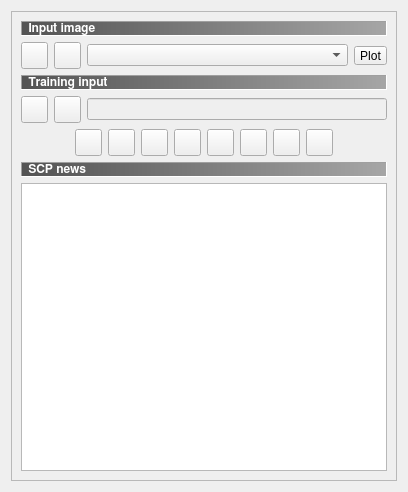
      <widget class="QWidget" name="page_5">
       <property name="geometry">
        <rect>
         <x>0</x>
         <y>0</y>
         <width>408</width>
         <height>492</height>
        </rect>
       </property>
       <attribute name="label">
        <string>SCP input</string>
       </attribute>
       <layout class="QGridLayout" name="gridLayout_9">
        <item row="0" column="0">
         <widget class="QFrame" name="frame_3">
          <property name="frameShape">
           <enum>QFrame::StyledPanel</enum>
          </property>
          <property name="frameShadow">
           <enum>QFrame::Sunken</enum>
          </property>
          <layout class="QGridLayout" name="gridLayout_20">
           <item row="1" column="0">
            <layout class="QGridLayout" name="gridLayout_36">
             <item row="0" column="0">
              <layout class="QGridLayout" name="gridLayout_40">
               <item row="0" column="5">
                <widget class="QToolButton" name="bandcalc_toolButton_2">
                 <property name="toolTip">
                  <string>&lt;html&gt;&lt;head/&gt;&lt;body&gt;&lt;p&gt;&lt;span &gt;Band calc&lt;/span&gt;&lt;/p&gt;&lt;/body&gt;&lt;/html&gt;</string>
                 </property>
                 <property name="styleSheet">
                  <string notr="true">margin: 0px;padding: 0px;</string>
                 </property>
                 <property name="icon">
                  <iconset resource="resources.qrc">
                   <normaloff>:/plugins/semiautomaticclassificationplugin/icons/semiautomaticclassificationplugin_bandcalc_tool.png</normaloff>:/plugins/semiautomaticclassificationplugin/icons/semiautomaticclassificationplugin_bandcalc_tool.png</iconset>
                 </property>
                 <property name="iconSize">
                  <size>
                   <width>22</width>
                   <height>22</height>
                  </size>
                 </property>
                </widget>
               </item>
               <item row="0" column="2">
                <widget class="QToolButton" name="ROItools_toolButton_2">
                 <property name="toolTip">
                  <string>&lt;html&gt;&lt;head/&gt;&lt;body&gt;&lt;p&gt;&lt;span &gt;Tools&lt;/span&gt;&lt;/p&gt;&lt;/body&gt;&lt;/html&gt;</string>
                 </property>
                 <property name="styleSheet">
                  <string notr="true">margin: 0px;padding: 0px;</string>
                 </property>
                 <property name="icon">
                  <iconset resource="resources.qrc">
                   <normaloff>:/plugins/semiautomaticclassificationplugin/icons/semiautomaticclassificationplugin_roi_tool.png</normaloff>:/plugins/semiautomaticclassificationplugin/icons/semiautomaticclassificationplugin_roi_tool.png</iconset>
                 </property>
                 <property name="iconSize">
                  <size>
                   <width>22</width>
                   <height>22</height>
                  </size>
                 </property>
                </widget>
               </item>
               <item row="0" column="3">
                <widget class="QToolButton" name="preprocessing_toolButton_2">
                 <property name="toolTip">
                  <string>&lt;html&gt;&lt;head/&gt;&lt;body&gt;&lt;p&gt;Preprocessing&lt;/p&gt;&lt;/body&gt;&lt;/html&gt;</string>
                 </property>
                 <property name="styleSheet">
                  <string notr="true">margin: 0px;padding: 0px;</string>
                 </property>
                 <property name="icon">
                  <iconset resource="resources.qrc">
                   <normaloff>:/plugins/semiautomaticclassificationplugin/icons/semiautomaticclassificationplugin_class_tool.png</normaloff>:/plugins/semiautomaticclassificationplugin/icons/semiautomaticclassificationplugin_class_tool.png</iconset>
                 </property>
                 <property name="iconSize">
                  <size>
                   <width>22</width>
                   <height>22</height>
                  </size>
                 </property>
                </widget>
               </item>
               <item row="0" column="7">
                <widget class="QToolButton" name="settings_toolButton_2">
                 <property name="toolTip">
                  <string>&lt;html&gt;&lt;head/&gt;&lt;body&gt;&lt;p&gt;&lt;span &gt;Settings&lt;/span&gt;&lt;/p&gt;&lt;/body&gt;&lt;/html&gt;</string>
                 </property>
                 <property name="styleSheet">
                  <string notr="true">margin: 0px;padding: 0px;</string>
                 </property>
                 <property name="icon">
                  <iconset resource="resources.qrc">
                   <normaloff>:/plugins/semiautomaticclassificationplugin/icons/semiautomaticclassificationplugin_settings_tool.png</normaloff>:/plugins/semiautomaticclassificationplugin/icons/semiautomaticclassificationplugin_settings_tool.png</iconset>
                 </property>
                 <property name="iconSize">
                  <size>
                   <width>22</width>
                   <height>22</height>
                  </size>
                 </property>
                </widget>
               </item>
               <item row="0" column="4">
                <widget class="QToolButton" name="postprocessing_toolButton_2">
                 <property name="toolTip">
                  <string>&lt;html&gt;&lt;head/&gt;&lt;body&gt;&lt;p&gt;Postprocessing&lt;/p&gt;&lt;/body&gt;&lt;/html&gt;</string>
                 </property>
                 <property name="styleSheet">
                  <string notr="true">margin: 0px;padding: 0px;</string>
                 </property>
                 <property name="icon">
                  <iconset resource="resources.qrc">
                   <normaloff>:/plugins/semiautomaticclassificationplugin/icons/semiautomaticclassificationplugin_post_process.png</normaloff>:/plugins/semiautomaticclassificationplugin/icons/semiautomaticclassificationplugin_post_process.png</iconset>
                 </property>
                 <property name="iconSize">
                  <size>
                   <width>22</width>
                   <height>22</height>
                  </size>
                 </property>
                </widget>
               </item>
               <item row="0" column="10">
                <spacer name="horizontalSpacer_9">
                 <property name="orientation">
                  <enum>Qt::Horizontal</enum>
                 </property>
                 <property name="sizeHint" stdset="0">
                  <size>
                   <width>40</width>
                   <height>20</height>
                  </size>
                 </property>
                </spacer>
               </item>
               <item row="0" column="8">
                <widget class="QToolButton" name="userguide_toolButton_2">
                 <property name="toolTip">
                  <string>&lt;html&gt;&lt;head/&gt;&lt;body&gt;&lt;p&gt;User manual&lt;/p&gt;&lt;/body&gt;&lt;/html&gt;</string>
                 </property>
                 <property name="styleSheet">
                  <string notr="true">margin: 0px;padding: 0px;</string>
                 </property>
                 <property name="icon">
                  <iconset resource="resources.qrc">
                   <normaloff>:/plugins/semiautomaticclassificationplugin/icons/guide.png</normaloff>:/plugins/semiautomaticclassificationplugin/icons/guide.png</iconset>
                 </property>
                 <property name="iconSize">
                  <size>
                   <width>22</width>
                   <height>22</height>
                  </size>
                 </property>
                </widget>
               </item>
               <item row="0" column="0">
                <spacer name="horizontalSpacer_10">
                 <property name="orientation">
                  <enum>Qt::Horizontal</enum>
                 </property>
                 <property name="sizeHint" stdset="0">
                  <size>
                   <width>40</width>
                   <height>20</height>
                  </size>
                 </property>
                </spacer>
               </item>
               <item row="0" column="9">
                <widget class="QToolButton" name="help_toolButton_2">
                 <property name="toolTip">
                  <string>&lt;html&gt;&lt;head/&gt;&lt;body&gt;&lt;p&gt;&lt;span &gt;Online help&lt;/span&gt;&lt;/p&gt;&lt;/body&gt;&lt;/html&gt;</string>
                 </property>
                 <property name="styleSheet">
                  <string notr="true">margin: 0px;padding: 0px;</string>
                 </property>
                 <property name="icon">
                  <iconset resource="resources.qrc">
                   <normaloff>:/plugins/semiautomaticclassificationplugin/icons/help.png</normaloff>:/plugins/semiautomaticclassificationplugin/icons/help.png</iconset>
                 </property>
                 <property name="iconSize">
                  <size>
                   <width>22</width>
                   <height>22</height>
                  </size>
                 </property>
                </widget>
               </item>
               <item row="0" column="1">
                <widget class="QToolButton" name="download_images_toolButton_2">
                 <property name="toolTip">
                  <string>&lt;html&gt;&lt;head/&gt;&lt;body&gt;&lt;p&gt;&lt;span &gt;Download images&lt;/span&gt;&lt;/p&gt;&lt;/body&gt;&lt;/html&gt;</string>
                 </property>
                 <property name="styleSheet">
                  <string notr="true">margin: 0px;padding: 0px;</string>
                 </property>
                 <property name="icon">
                  <iconset resource="resources.qrc">
                   <normaloff>:/plugins/semiautomaticclassificationplugin/icons/semiautomaticclassificationplugin_download_arrow.png</normaloff>:/plugins/semiautomaticclassificationplugin/icons/semiautomaticclassificationplugin_download_arrow.png</iconset>
                 </property>
                 <property name="iconSize">
                  <size>
                   <width>22</width>
                   <height>22</height>
                  </size>
                 </property>
                </widget>
               </item>
              </layout>
             </item>
            </layout>
           </item>
           <item row="0" column="0">
            <layout class="QGridLayout" name="gridLayout_6">
             <item row="1" column="0">
              <layout class="QGridLayout" name="gridLayout_18">
               <item row="0" column="0">
                <widget class="QLabel" name="label_33">
                 <property name="font">
                  <font>
                   <family>FreeSans</family>
                   <weight>75</weight>
                   <bold>true</bold>
                  </font>
                 </property>
                 <property name="styleSheet">
                  <string notr="true">background-color : qlineargradient(spread:pad, x1:0, y1:0, x2:1, y2:0, stop:0 #535353, stop:1 #a6a6a6); color : white</string>
                 </property>
                 <property name="frameShape">
                  <enum>QFrame::Panel</enum>
                 </property>
                 <property name="frameShadow">
                  <enum>QFrame::Sunken</enum>
                 </property>
                 <property name="text">
                  <string> Training input</string>
                 </property>
                </widget>
               </item>
              </layout>
             </item>
             <item row="2" column="0">
              <layout class="QGridLayout" name="gridLayout_19">
               <item row="0" column="2">
                <widget class="QLineEdit" name="trainingFile_lineEdit">
                 <property name="enabled">
                  <bool>false</bool>
                 </property>
                 <property name="toolTip">
                  <string>&lt;html&gt;&lt;head/&gt;&lt;body&gt;&lt;p&gt;Input file path&lt;/p&gt;&lt;/body&gt;&lt;/html&gt;</string>
                 </property>
                </widget>
               </item>
               <item row="0" column="0">
                <widget class="QToolButton" name="trainingFile_toolButton">
                 <property name="toolTip">
                  <string>&lt;html&gt;&lt;head/&gt;&lt;body&gt;&lt;p&gt;&lt;span &gt;Open a training input&lt;/span&gt;&lt;/p&gt;&lt;/body&gt;&lt;/html&gt;</string>
                 </property>
                 <property name="styleSheet">
                  <string notr="true">margin: 0px;padding: 0px;</string>
                 </property>
                 <property name="icon">
                  <iconset resource="resources.qrc">
                   <normaloff>:/plugins/semiautomaticclassificationplugin/icons/semiautomaticclassificationplugin_open_file.png</normaloff>:/plugins/semiautomaticclassificationplugin/icons/semiautomaticclassificationplugin_open_file.png</iconset>
                 </property>
                 <property name="iconSize">
                  <size>
                   <width>22</width>
                   <height>22</height>
                  </size>
                 </property>
                </widget>
               </item>
               <item row="0" column="1">
                <widget class="QToolButton" name="button_new_input">
                 <property name="toolTip">
                  <string>&lt;html&gt;&lt;head/&gt;&lt;body&gt;&lt;p&gt;&lt;span &gt;Create a new training input&lt;/span&gt;&lt;/p&gt;&lt;/body&gt;&lt;/html&gt;</string>
                 </property>
                 <property name="styleSheet">
                  <string notr="true">margin: 0px;padding: 0px;</string>
                 </property>
                 <property name="icon">
                  <iconset resource="resources.qrc">
                   <normaloff>:/plugins/semiautomaticclassificationplugin/icons/semiautomaticclassificationplugin_new_file.png</normaloff>:/plugins/semiautomaticclassificationplugin/icons/semiautomaticclassificationplugin_new_file.png</iconset>
                 </property>
                 <property name="iconSize">
                  <size>
                   <width>22</width>
                   <height>22</height>
                  </size>
                 </property>
                </widget>
               </item>
              </layout>
             </item>
             <item row="0" column="0">
              <layout class="QGridLayout" name="gridLayout_35">
               <item row="1" column="3">
                <widget class="QToolButton" name="toolButton_reload">
                 <property name="toolTip">
                  <string>&lt;html&gt;&lt;head/&gt;&lt;body&gt;&lt;p &gt;Refresh list&lt;/p&gt;&lt;/body&gt;&lt;/html&gt;</string>
                 </property>
                 <property name="styleSheet">
                  <string notr="true">margin: 0px;padding: 0px;</string>
                 </property>
                 <property name="text">
                  <string>Plot</string>
                 </property>
                 <property name="icon">
                  <iconset resource="resources.qrc">
                   <normaloff>:/plugins/semiautomaticclassificationplugin/icons/semiautomaticclassificationplugin_reload.png</normaloff>:/plugins/semiautomaticclassificationplugin/icons/semiautomaticclassificationplugin_reload.png</iconset>
                 </property>
                 <property name="iconSize">
                  <size>
                   <width>22</width>
                   <height>22</height>
                  </size>
                 </property>
                </widget>
               </item>
               <item row="1" column="1">
                <widget class="QToolButton" name="bandset_toolButton">
                 <property name="toolTip">
                  <string>&lt;html&gt;&lt;head/&gt;&lt;body&gt;&lt;p&gt;&lt;span &gt;Band set&lt;/span&gt;&lt;/p&gt;&lt;/body&gt;&lt;/html&gt;</string>
                 </property>
                 <property name="styleSheet">
                  <string notr="true">margin: 0px;padding: 0px;</string>
                 </property>
                 <property name="icon">
                  <iconset resource="resources.qrc">
                   <normaloff>:/plugins/semiautomaticclassificationplugin/icons/semiautomaticclassificationplugin_bandset_tool.png</normaloff>:/plugins/semiautomaticclassificationplugin/icons/semiautomaticclassificationplugin_bandset_tool.png</iconset>
                 </property>
                 <property name="iconSize">
                  <size>
                   <width>22</width>
                   <height>22</height>
                  </size>
                 </property>
                </widget>
               </item>
               <item row="1" column="2">
                <widget class="QComboBox" name="raster_name_combo">
                 <property name="toolTip">
                  <string>&lt;html&gt;&lt;head/&gt;&lt;body&gt;&lt;p&gt;Select an image&lt;/p&gt;&lt;/body&gt;&lt;/html&gt;</string>
                 </property>
                </widget>
               </item>
               <item row="1" column="0">
                <widget class="QToolButton" name="input_raster_toolButton">
                 <property name="toolTip">
                  <string>&lt;html&gt;&lt;head/&gt;&lt;body&gt;&lt;p&gt;Open a file&lt;/p&gt;&lt;/body&gt;&lt;/html&gt;</string>
                 </property>
                 <property name="styleSheet">
                  <string notr="true">margin: 0px;padding: 0px;</string>
                 </property>
                 <property name="icon">
                  <iconset resource="resources.qrc">
                   <normaloff>:/plugins/semiautomaticclassificationplugin/icons/semiautomaticclassificationplugin_open_file.png</normaloff>:/plugins/semiautomaticclassificationplugin/icons/semiautomaticclassificationplugin_open_file.png</iconset>
                 </property>
                 <property name="iconSize">
                  <size>
                   <width>22</width>
                   <height>22</height>
                  </size>
                 </property>
                </widget>
               </item>
               <item row="0" column="0" colspan="4">
                <widget class="QLabel" name="label_34">
                 <property name="font">
                  <font>
                   <family>FreeSans</family>
                   <weight>75</weight>
                   <bold>true</bold>
                  </font>
                 </property>
                 <property name="styleSheet">
                  <string notr="true">background-color : qlineargradient(spread:pad, x1:0, y1:0, x2:1, y2:0, stop:0 #535353, stop:1 #a6a6a6); color : white</string>
                 </property>
                 <property name="frameShape">
                  <enum>QFrame::Panel</enum>
                 </property>
                 <property name="frameShadow">
                  <enum>QFrame::Sunken</enum>
                 </property>
                 <property name="text">
                  <string> Input image</string>
                 </property>
                </widget>
               </item>
              </layout>
             </item>
            </layout>
           </item>
           <item row="2" column="0">
            <layout class="QGridLayout" name="gridLayout_12">
             <item row="1" column="0">
              <widget class="QTextBrowser" name="main_textBrowser">
               <property name="html">
                <string notr="true">&lt;!DOCTYPE HTML PUBLIC &quot;-//W3C//DTD HTML 4.0//EN&quot; &quot;http://www.w3.org/TR/REC-html40/strict.dtd&quot;&gt;
&lt;html&gt;&lt;head&gt;&lt;meta name=&quot;qrichtext&quot; content=&quot;1&quot; /&gt;&lt;style type=&quot;text/css&quot;&gt;
p, li { white-space: pre-wrap; }
&lt;/style&gt;&lt;/head&gt;&lt;body style=&quot; font-family:'Noto Sans'; font-size:9pt; font-weight:400; font-style:normal;&quot;&gt;
&lt;p style=&quot; margin-top:0px; margin-bottom:12px; margin-left:0px; margin-right:0px; -qt-block-indent:0; text-indent:0px;&quot;&gt;&lt;span style=&quot; font-family:'DejaVu Sans';&quot;&gt;&lt;br /&gt;&lt;/span&gt;&lt;/p&gt;&lt;/body&gt;&lt;/html&gt;</string>
               </property>
               <property name="openExternalLinks">
                <bool>true</bool>
               </property>
              </widget>
             </item>
             <item row="0" column="0">
              <widget class="QLabel" name="label_35">
               <property name="font">
                <font>
                 <family>FreeSans</family>
                 <weight>75</weight>
                 <bold>true</bold>
                </font>
               </property>
               <property name="styleSheet">
                <string notr="true">background-color : qlineargradient(spread:pad, x1:0, y1:0, x2:1, y2:0, stop:0 #535353, stop:1 #a6a6a6); color : white</string>
               </property>
               <property name="frameShape">
                <enum>QFrame::Panel</enum>
               </property>
               <property name="frameShadow">
                <enum>QFrame::Sunken</enum>
               </property>
               <property name="text">
                <string> SCP news</string>
               </property>
              </widget>
             </item>
            </layout>
           </item>
          </layout>
         </widget>
        </item>
       </layout>
      </widget>
